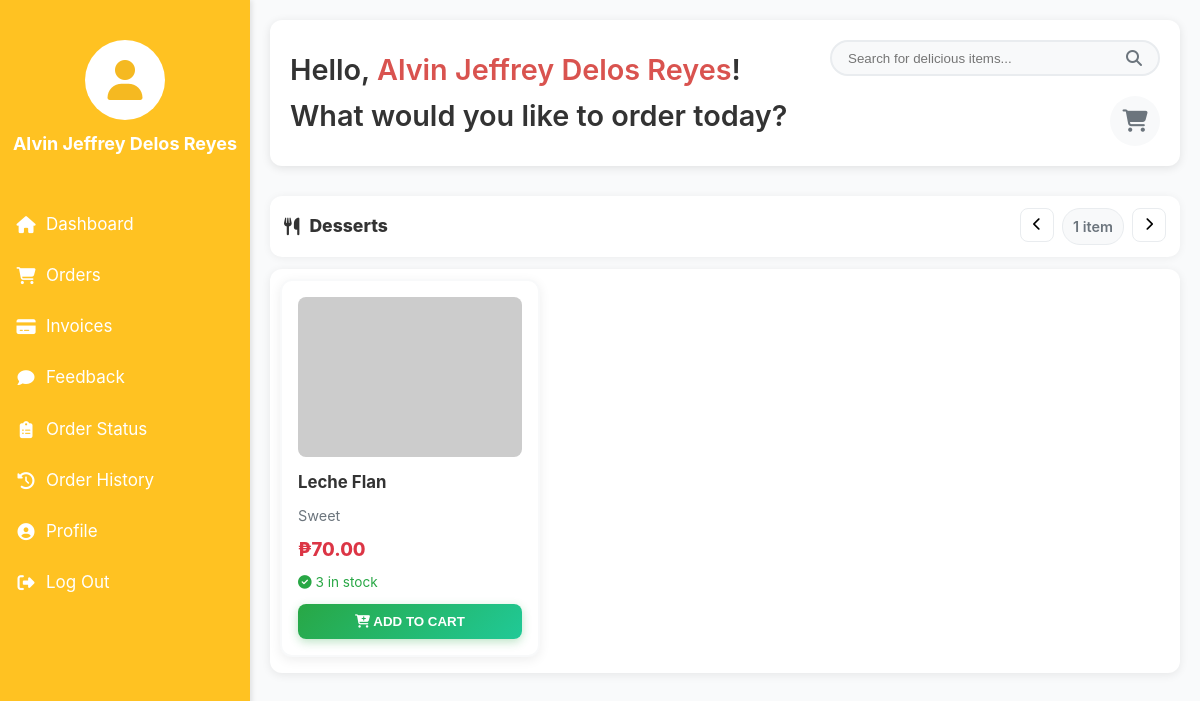
/pages/customer/dashboard.php (signed in), run on the app's committed database.
### tables this page shows
CREATE TABLE `categories` (
  `category_id` int(11) NOT NULL,
  `category_name` varchar(25) NOT NULL
);

CREATE TABLE `inventory` (
  `product_id` int(11) NOT NULL,
  `product_name` varchar(100) NOT NULL,
  `product_description` varchar(255) NOT NULL,
  `product_image` varchar(255) NOT NULL,
  `unit_price` double NOT NULL,
  `stock` int(11) NOT NULL,
  `category` int(11) NOT NULL
);

### pages/customer/dashboard.php (the view, shortened to what this page needs)
<?php
require_once '../../auth/database.php';
$userName = $_SESSION['user_name'] ?? 'Customer';
$groups = [];
if ($stmt = $con->prepare("
  SELECT
    c.category_id,
    c.category_name,
    i.product_id,
    i.product_name,
    i.product_description,
    i.product_image,
    i.unit_price,
    i.stock
  FROM categories c
  JOIN inventory i ON i.category = c.category_id
  ORDER BY c.category_name, i.product_name
")) {
  $stmt->execute();
  $res = $stmt->get_result();
  while ($r = $res->fetch_assoc()) {
    $cat = $r['category_name'] ?: 'Others';
    $groups[$cat][] = $r;
  }
}
function cat_id(string $s): string {
  return strtolower(preg_replace('/[^a-z0-9]+/i', '-', trim($s)));
}
function img_src(?string $s): string {
  $s = trim($s);
  if (stripos($s, 'http') === 0 || stripos($s, 'data:') === 0) return $s;
  return '../VImages/' . ltrim($s, '/');
}
?>
<!DOCTYPE html>
<html lang="en">
<head>
  <link rel="stylesheet" href="https://cdnjs.cloudflare.com/ajax/libs/font-awesome/6.5.2/css/all.min.css" />
  <link rel="stylesheet" href="../../assets/css/style.css" />
</head>
<body>
  <?php include '../../components/sidenav_customer.php'; ?>
  <div class="main-content">
    <div class="top-header">
      <div class="greeting">
        <h2>
          Hello, <span style="color:#d9534f;"><?= htmlspecialchars($userName) ?></span>!
          <br />What would you like to order today?
        </h2>
      </div>
      <div class="header-icons">
        <div class="search-bar">
          <input id="searchInput" type="text" placeholder="Search for delicious items..." />
          <i class="fas fa-search"></i>
        </div>
        <div class="icon-link" id="cartIcon" title="View Cart" aria-label="View Cart">
          <i class="fas fa-shopping-cart"></i>
        </div>
      </div>
    </div>
    <div class="menu-contents">
      <?php if (empty($groups)): ?>
        <div class="category-block">
          <div class="category-header">
            <h3><i class="fa-solid fa-utensils"></i> Menu</h3>
            <span class="category-meta">0 items</span>
          </div>
        </div>
      <?php else: ?>
        <?php foreach ($groups as $catName => $items): ?>
          <?php $cid = cat_id($catName); ?>
          <section class="category-block" id="<?= $cid ?>">
            <div class="category-header">
              <h3><i class="fa-solid fa-utensils"></i> <?= htmlspecialchars($catName) ?></h3>
              <div class="carousel-controls" data-row="<?= $cid ?>">
                <button type="button" class="carousel-btn prev" aria-label="Scroll left">
                  <i class="fa-solid fa-chevron-left"></i>
                </button>
                <span class="category-meta"><?= count($items) ?> item<?= count($items) === 1 ? '' : 's' ?></span>
                <button type="button" class="carousel-btn next" aria-label="Scroll right">
                  <i class="fa-solid fa-chevron-right"></i>
                </button>
              </div>
            </div>
            <div class="carousel-row" id="row-<?= $cid ?>">
              <?php foreach ($items as $p): ?>
                <?php
                  $pid   = (int) $p['product_id'];
                  $name  = $p['product_name'];
                  $desc  = $p['product_description'] ?? '';
                  $price = (float) $p['unit_price'];
                  $img   = img_src($p['product_image']);
                  $stock = (int) $p['stock'];
                ?>
                <article class="menu-card" data-name="<?= htmlspecialchars($name) ?>">
                  <img
                    src="<?= htmlspecialchars($img) ?>"
                    alt="<?= htmlspecialchars($name) ?>"
                    onerror="this.src='https://placehold.co/320x200/efefef/333?text=Product'"
                  />
                  <div class="item-details">
                    <h4><?= htmlspecialchars($name) ?></h4>
                    <?php if ($desc): ?>
                      <div class="desc"><?= htmlspecialchars($desc) ?></div>
                    <?php endif; ?>
                    <div class="price">₱<?= number_format($price, 2) ?></div>
                    <?php if ($stock > 0): ?>
                      <div class="stock-ok">
                        <i class="fas fa-check-circle"></i> <?= $stock ?> in stock
                      </div>
                    <?php else: ?>
                      <div class="stock-bad">
                        <i class="fas fa-times-circle"></i> Out of stock
                      </div>
                    <?php endif; ?>
                  </div>
                  <button
                    class="add-to-cart-btn"
                    data-product-id="<?= $pid ?>"
                    data-name="<?= htmlspecialchars($name, ENT_QUOTES) ?>"
                    data-price="<?= number_format($price, 2, '.', '') ?>"
                    data-image="<?= htmlspecialchars($img, ENT_QUOTES) ?>"
                    data-stock="<?= $stock ?>"
                    <?= $stock <= 0 ? 'disabled' : '' ?>
                  >
                    <i class="fas fa-cart-plus"></i> Add to Cart
                  </button>
                </article>
              <?php endforeach; ?>
            </div>
          </section>
        <?php endforeach; ?>
      <?php endif; ?>
    </div>
  </div>
</body>
</html>

### assets/css/style.css (style rules this page uses)
.main-content { margin-left: 250px; padding: 20px; transition: margin-left 0.5s; }
:root { --primary-red: #dc3545; --primary-red-light: #f8d7da; --secondary-color: #6c757d; --light-bg: #f8f9fa; --border-color: #dee2e6; --shadow: 0 4px 6px rgba(0, 0, 0, 0.1), 0 1px 3px rgba(0, 0, 0, 0.08); --shadow-lg: 0 10px 15px rgba(0, 0, 0, 0.1), 0 4px 6px rgba(0, 0, 0, 0.05); }
* { box-sizing: border-box; transition: all 0.2s ease-in-out; }
body { font-family: 'Inter', sans-serif; background-color: #f9fafb; margin: 0; min-height: 100vh; }
.main-content { margin-left: 250px; padding: 20px 40px; background-color: #f9fafb; min-height: 100vh; }
.item-details { font-size: 0.9rem; color: #6c757d; }
body { font-family: sans-serif; margin: 0; }

### components/sidenav_customer.php (style rules this page uses)
* { box-sizing:border-box;margin:0;padding:0 }
body { font-family:'Inter',sans-serif;background:#f8f9fa;line-height:1.6 }
.main-content { margin-left:250px;padding:20px;min-height:100vh;transition:.3s }
.top-header { display:flex;justify-content:space-between;align-items:center;gap:15px;margin-bottom:30px;padding:20px;background:#fff;border-radius:12px;box-shadow:0 2px 10px rgba(0,0,0,.1);flex-wrap:wrap }
.greeting h2 { font-size:1.8em;margin:0;color:#333;font-weight:600 }
.header-icons { display:flex;align-items:center;gap:20px;flex-wrap:wrap;justify-content:flex-end }
.search-bar { display:flex;align-items:center;border:2px solid #e9ecef;border-radius:25px;padding:8px 16px;background:#f8f9fa;min-width:260px;max-width:420px;width:100% }
.search-bar input { border:0;outline:0;background:transparent;flex:1 }
.search-bar .fa-search { color:#6c757d;margin-left:10px }
.icon-link { position:relative;font-size:1.4em;color:#6c757d;cursor:pointer;background:#f8f9fa;border-radius:50%;width:50px;height:50px;display:flex;justify-content:center;align-items:center;border:2px solid transparent;transition:.2s }
.category-block { margin-bottom:28px }
.category-header { display:flex;align-items:center;justify-content:space-between;background:#fff;border-radius:12px; padding:12px 14px;box-shadow:0 1px 8px rgba(0,0,0,.06);margin-bottom:12px }
.category-header h3 { margin:0;font-size:1.1rem;font-weight:800;color:#333;display:flex;align-items:center;gap:10px }
.category-meta { font-size:.9rem;color:#6c757d;font-weight:600;background:#f8f9fa;border:1px solid #e9ecef;border-radius:18px;padding:6px 10px }
.carousel-controls { display:flex;gap:8px }
.carousel-btn { background:#fff;border:1px solid #e9ecef;border-radius:8px;width:34px;height:34px;display:flex;align-items:center;justify-content:center; cursor:pointer;transition:.15s }
.carousel-row { display:flex;gap:16px;overflow-x:auto;scroll-snap-type:x mandatory;padding:2px 2px 8px 2px;background:#fff;border-radius:12px; box-shadow:0 2px 10px rgba(0,0,0,.08) }
.menu-card { flex:0 0 260px; scroll-snap-align:start; display:flex;flex-direction:column;background:#fff;border:2px solid #f8f9fa;border-radius:12px;text-align:center; box-shadow:0 3px 12px rgba(0,0,0,.07);padding:16px;margin:8px 8px;transition:.2s;height:100% }
.menu-card img { width:100%;height:160px;object-fit:cover;border-radius:8px;margin-bottom:12px }
.item-details { display:flex;flex-direction:column;text-align:left;gap:8px;flex:1 }
.item-details h4 { font-size:1.05rem;margin:0;color:#333;font-weight:700 }
.price { font-weight:800;color:#dc3545;font-size:1.15rem }
.stock-ok { color:#28a745;font-size:.85rem }
.add-to-cart-btn { background:linear-gradient(135deg,#28a745,#20c997);color:#fff;border:0;border-radius:8px;padding:10px 12px;font-weight:700; cursor:pointer;text-transform:uppercase;width:100%;margin-top:10px;transition:.15s;box-shadow:0 3px 10px rgba(40,167,69,.3) }

### data on the page
categories: inventory.product_name "Leche Flan", inventory.product_description "Sweet", inventory.unit_price "70.00", inventory.stock "3"

### other printed values
$userName "Alvin Jeffrey Delos Reyes"
$catName "Desserts"
count($items) "1"
